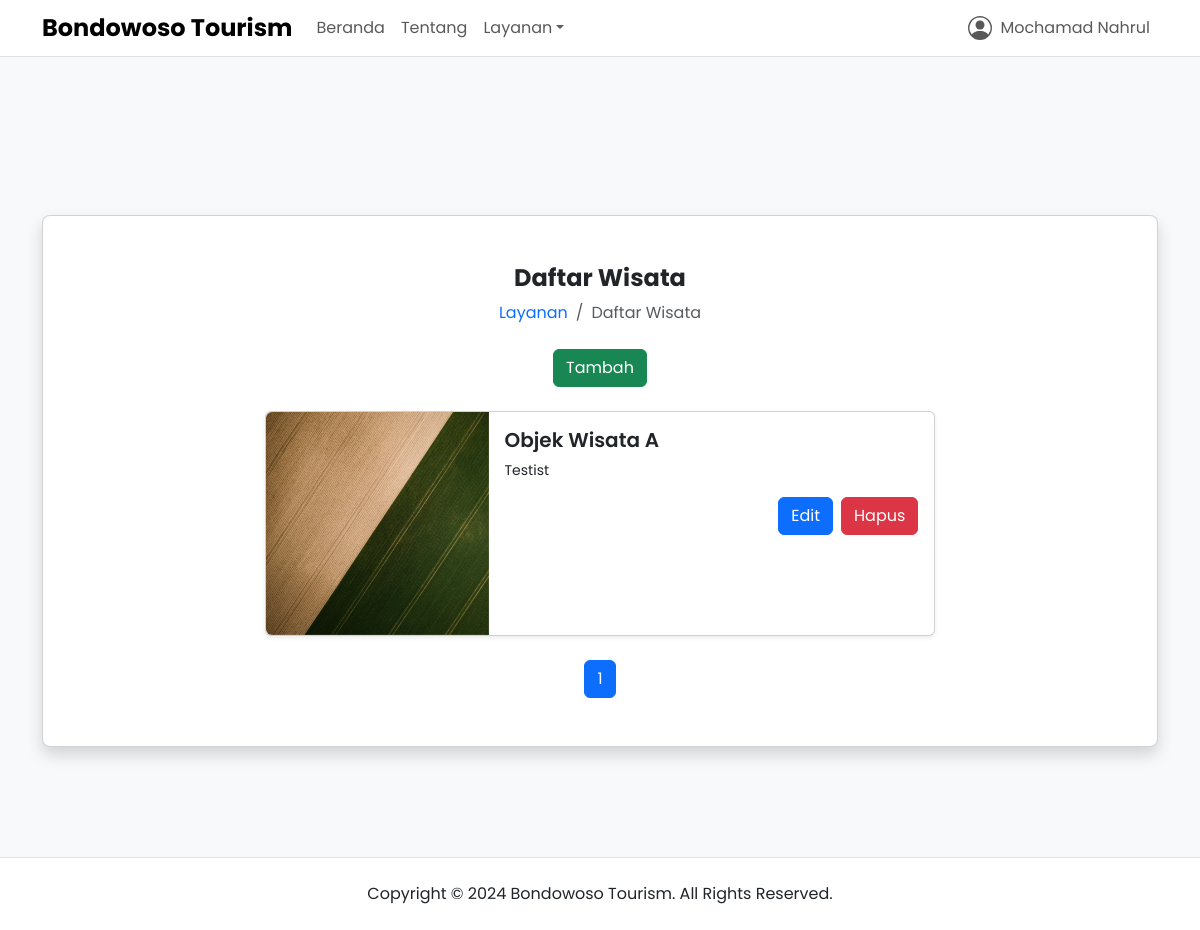
Page /daftar-wisata (signed in) on the earlier database version.
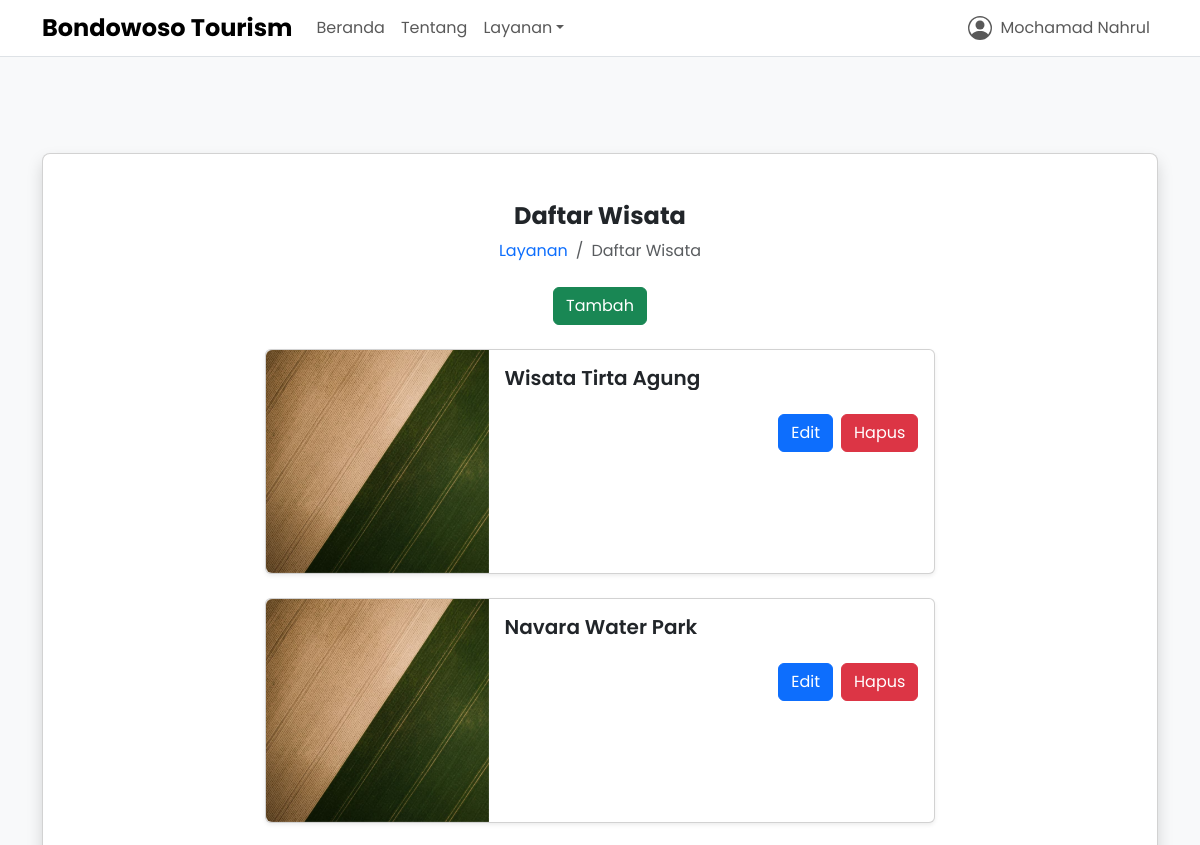
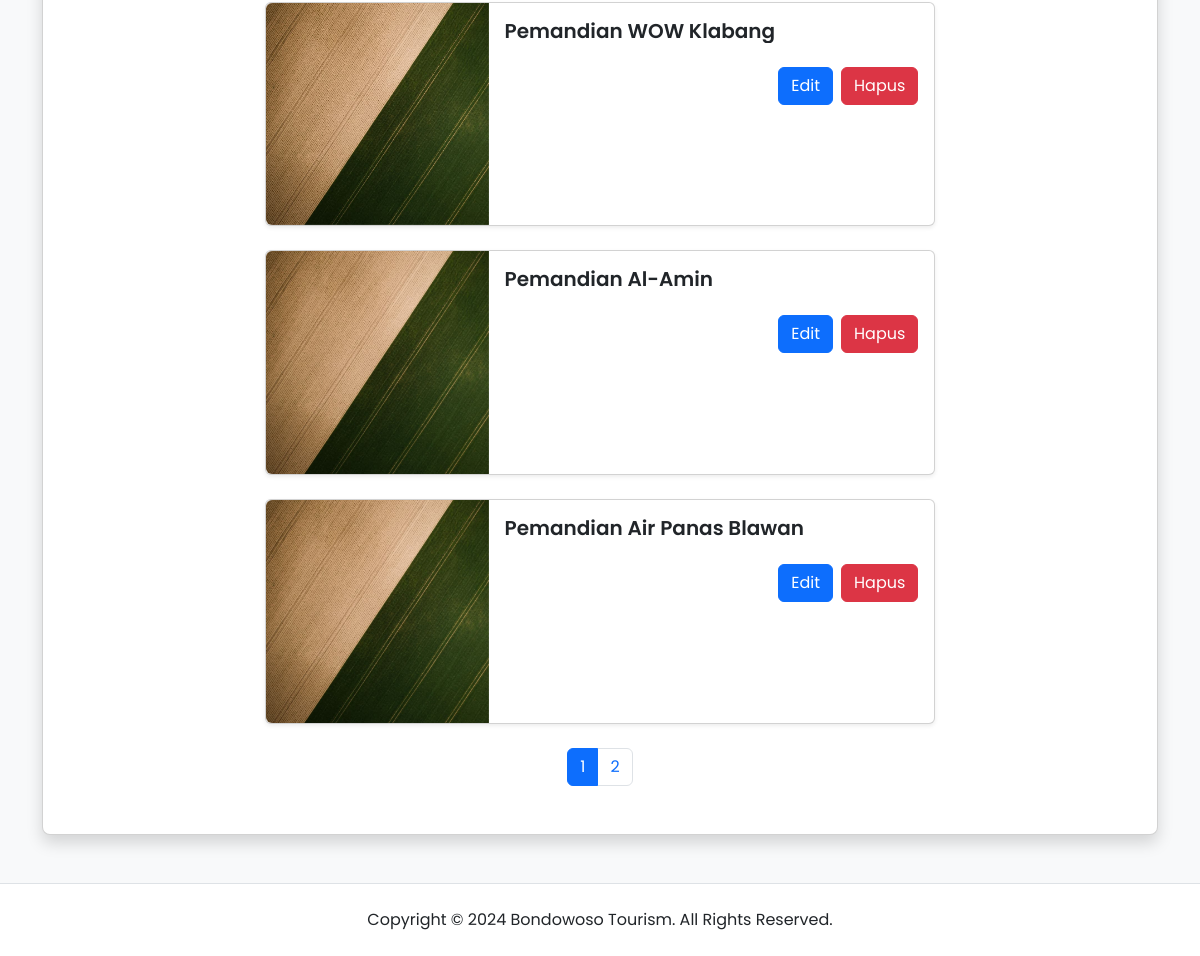
Same page on the later database version (2 pictures, top to bottom).
### app/models.py (models this page shows, shortened)
class User(UserMixin, db.Model):
  __tablename__ = "user"
  id = db.Column(db.Integer, primary_key=True)
  name = db.Column(db.String(60), nullable=False)
  gender = db.Column(db.String(60), nullable=False)
  phone = db.Column(db.String(60), nullable=False, unique=True)
  email = db.Column(db.String(60), nullable=False, unique=True)
  role = db.Column(db.String(20), nullable=False, default="user")
  password = db.Column(db.String(128), nullable=False)
  joined_date = db.Column(db.DateTime, nullable=False, default=datetime.now)
  usage_help = db.relationship("UsageHelp", backref="user", lazy=True)
  criteria = db.relationship("Criteria", backref="user", lazy=True)
  sub_criteria = db.relationship("SubCriteria", backref="user", lazy=True)
  location_point = db.relationship("LocationPoint", backref="user", lazy=True)
  tour_type = db.relationship("TourType", backref="user", lazy=True)
  tour_list = db.relationship("TourList", backref="user", lazy=True)

class TourList(db.Model):
  __tablename__ = "tour_list"
  id = db.Column(db.Integer, primary_key=True)
  name = db.Column(db.String(128), nullable=False)
  ticket = db.Column(db.Integer, nullable=False)
  facility = db.Column(db.Integer, nullable=False)
  infrastructure = db.Column(db.Integer, nullable=False)
  transportation_access = db.Column(db.Integer, nullable=False)
  description = db.Column(db.Text, nullable=True)
  image = db.Column(db.String(20), nullable=False, default="default.jpg")
  posted_date = db.Column(db.DateTime, nullable=False, default=datetime.now)
  updated_date = db.Column(db.DateTime, onupdate=datetime.now, default=datetime.now)
  user_id = db.Column(db.Integer, db.ForeignKey("user.id"), nullable=False)
  tour_type_id = db.Column(db.Integer, db.ForeignKey("tour_type.id"), nullable=False)
  tour_type = db.relationship("TourType", back_populates="tour_list")
  distances = db.relationship("TourDistance", backref="tour_list", lazy=True) # relationship to distances

### app/views/public.py (the view)
@public_app.route("/daftar-wisata", methods=["GET", "POST"])
@login_required
def tour_list():
  page = request.args.get("page", 1, type=int)
  datas = TourList.query.order_by(TourList.posted_date.desc()).paginate(page=page, per_page=5)
  return render_template("public/services/tour_list/tour-list.html", title="Daftar Wisata - Bondowoso Tourism", datas=datas)

### app/models.py (called while the page is built)
@login_manager.user_loader
def load_user(user_id):
  return User.query.get(int(user_id))

### app/templates/public/services/tour_list/tour-list.html (shortened to what this page needs)
{% extends 'components/public/base.html' %} {% set active_page = 'tour_list' %} {% block content %}
<div class="page-wrapper d-flex bg-body-tertiary min-vh-100">
  <div class="container my-auto">
    <div class="row justify-content-center align-items-center pt-6rem pb-5">
      <div class="col-lg-12">
        <div class="card shadow rounded-3">
          <div class="card-body d-flex flex-column row-gap-4 py-5 px-4 p-lg-5">
            <div class="d-flex flex-column row-gap-4">
              <div class="d-flex flex-column justify-content-center align-items-center row-gap-2">
                <div class="text-center">
                  <h3 class="fw-bold fs-4 mb-0">Daftar Wisata</h3>
                </div>
                <nav aria-label="breadcrumb">
                  <ol class="breadcrumb justify-content-center align-items-center mb-0">
                    <li class="breadcrumb-item"><a class="text-decoration-none" href="{{ url_for('public_app.services') }}">Layanan</a></li>
                    <li class="breadcrumb-item active" aria-current="page">Daftar Wisata</li>
                  </ol>
                </nav>
              </div>
              {% if current_user.role == "admin" %}
              <div class="text-center">
                <a class="btn btn-success" href="{{ url_for('public_app.create_tour_list') }}" role="button">Tambah</a>
              </div>
              {% endif %}
            </div>
            <div class="row justify-content-center align-items-center row-gap-4">
              {% if datas.items %} {% for data in datas.items %}
              <div class="col-lg-8">
                <div class="card shadow-sm">
                  <div class="row g-0">
                    <div class="col-xl-4">
                      <div class="ratio ratio-16x9 ratio-lg-1x1 rounded-top rounded-lg-start overflow-hidden">
                        <img
                          src="{{ url_for('static', filename='media/uploads/' + data.image) }}"
                          class="ratio-content pe-none"
                          style="object-fit: cover; background-position: center; transform: translate3d(0, 0, 1px)"
                          alt="{{ data.title }}"
                        />
                      </div>
                    </div>
                    <div class="col-xl-8">
                      <div class="card-body d-flex flex-column justify-content-between row-gap-3">
                        <div class="d-flex flex-column row-gap-2">
                          <h6 class="fw-semibold fs-5 text-clamp-2 mb-0">{{ data.name }}</h6>
                          <p class="small text-clamp-1 mb-0">{{ data.description }}</p>
                        </div>
                        <div class="d-flex flex-row justify-content-end column-gap-2">
                          <a class="btn btn-primary" href="{{ url_for('public_app.update_tour_list', id=data.id) }}" role="button">Edit</a>
                          <a class="btn btn-danger" href="#" role="button" data-bs-toggle="modal" data-bs-target="#deleteDataModal{{ data.id }}">Hapus</a>
                        </div>
                      </div>
                    </div>
                  </div>
                </div>
              </div>
              {% endfor %} {% else %}
              <div class="col-lg-8">
                <div class="text-center">
                  <p class="mb-0">Data tidak ditemukan!</p>
                </div>
              </div>
              {% endif %}
            </div>
            <div class="row">
              <div class="col-lg-12">
                <nav>
                  <ul class="pagination justify-content-center align-items-center mb-0">
                    {% for page_num in datas.iter_pages(left_edge=1, right_edge=1, left_current=1, right_current=2) %} {% if page_num %} {% if datas.page == page_num %}
                    <li class="page-item active" aria-current="page">
                      <span class="page-link">{{ page_num }}</span>
                    </li>
                    {% else %}
                    <li class="page-item">
                      <a class="page-link" href="{{ url_for('public_app.tour_list', page=page_num) }}">{{ page_num }}</a>
                    </li>
                    {% endif %} {% else %}
                    <li class="page-item">
                      <span class="page-link">...</span>
                    </li>
                    {% endif %} {% endfor %}
                  </ul>
                </nav>
              </div>
            </div>
          </div>
        </div>
      </div>
    </div>
  </div>
</div>
{% endblock %}

### app/templates/components/public/base.html (shortened to what this page needs)
<!DOCTYPE html>
<html lang="en">
  <head>
    {% include 'components/public/includes/styles.html' %} {% block stylesheet %}{% endblock %}
  </head>
  <body>
    {% include 'components/public/includes/navbar.html' %}
    {% block content %}{% endblock %}
    {% include 'components/public/includes/footer.html' %}
  </body>
</html>

### app/templates/components/public/includes/styles.html (shortened to what this page needs)
<link href="https://cdn.jsdelivr.net/npm/bootstrap@5.3.3/dist/css/bootstrap.min.css" rel="stylesheet" />
<link rel="stylesheet" href="{{ url_for('static', filename='css/main.css') }}" />

### app/templates/components/public/includes/navbar.html (shortened to what this page needs)
<nav class="navbar navbar-expand-lg bg-body border-bottom">
  <div class="container">
    <a class="navbar-brand" href="{{ url_for('public_app.homepage') }}">
      <h1 class="fw-bold fs-4 my-auto">Bondowoso Tourism</h1>
    </a>
    <div class="offcanvas offcanvas-end border-0" tabindex="-1" id="offcanvasNavbar" aria-labelledby="offcanvasNavbarLabel">
      <div class="offcanvas-body">
        <ul class="navbar-nav me-auto">
          <li class="nav-item">
            <a class="{{ 'nav-link active' if active_page == 'home' else 'nav-link' }}" aria-current="page" href="{{ url_for('public_app.homepage') }}">Beranda</a>
          </li>
          <li class="nav-item">
            <a class="{{ 'nav-link active' if active_page == 'about' else 'nav-link' }}" href="{{ url_for('public_app.about') }}">Tentang</a>
          </li>
          <li class="nav-item dropdown">
            <a class="nav-link dropdown-toggle" href="#" role="button" data-bs-toggle="dropdown" aria-expanded="false">Layanan</a>
          </li>
        </ul>
        <ul class="navbar-nav">
          {% if current_user.is_authenticated %}
          <li class="nav-item dropdown">
            <a class="nav-link" href="#" role="button" data-bs-toggle="dropdown" aria-expanded="false">
              <div class="d-flex align-items-center column-gap-2">
                <svg xmlns="http://www.w3.org/2000/svg" height="1.5em" fill="currentColor" viewBox="0 0 16 16">
                  <path d="M11 6a3 3 0 1 1-6 0 3 3 0 0 1 6 0" />
                  <path fill-rule="evenodd" d="M0 8a8 8 0 1 1 16 0A8 8 0 0 1 0 8m8-7a7 7 0 0 0-5.468 11.37C3.242 11.226 4.805 10 8 10s4.757 1.225 5.468 2.37A7 7 0 0 0 8 1" />
                </svg>
                <p class="mb-0">{{ current_user.name }}</p>
              </div>
            </a>
          </li>
          {% else %}
          <li class="nav-item my-auto me-2">
            <a class="btn btn-secondary text-white rounded-5 py-1 px-3" href="{{ url_for('control_panel_app.login') }}" role="button">Masuk</a>
          </li>
          {% endif %}
        </ul>
      </div>
    </div>
  </div>
</nav>

### app/templates/components/public/includes/footer.html (shortened to what this page needs)
<footer class="footer bg-body border-top">
  <div class="container">
    <div class="row py-4">
      <div class="col-lg-12">
        <div class="text-center">
          <p class="mb-0">
            Copyright &copy;
            Bondowoso Tourism. All Rights Reserved.
          </p>
        </div>
      </div>
    </div>
  </div>
</footer>

### app/static/css/main.css (style rules this page uses)
body { font-family: "Poppins", sans-serif; }
.pt-6rem { padding-top: 6rem; }
.ratio-content { position: absolute; top: 0; left: 0; width: 100%; height: 100%; }
.text-clamp-2 { display: -webkit-box; -webkit-box-orient: vertical; -webkit-line-clamp: 2; overflow: hidden; }
@media screen and (min-width: 1200px) { .rounded-lg-start { border-top-left-radius: 6px !important; border-bottom-left-radius: 6px !important; border-top-right-radius: 0 !important; border-bottom-right-radius: 0 !important; } }
@media screen and (min-width: 1200px) { .ratio-lg-1x1 { --bs-aspect-ratio: 100% !important; } }

Differences in the rows shown:
no longer on this page (row edited): TourList: image (placeholder picture), name "Objek Wisata A", description "Testist"
added TourList: image (placeholder picture), name "Wisata Tirta Agung"
added TourList: image (placeholder picture), name "Navara Water Park"
added TourList: image (placeholder picture), name "Pemandian WOW Klabang"
added TourList: image (placeholder picture), name "Pemandian Al-Amin"
added TourList: image (placeholder picture), name "Pemandian Air Panas Blawan"
Other differences:
new list line: "2"
